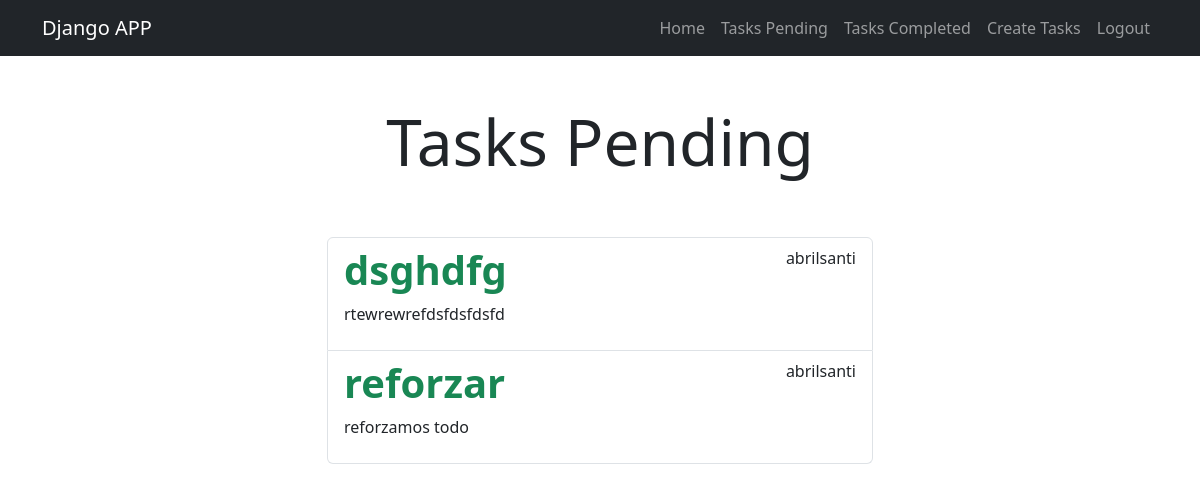
The app's page /tasks/ (signed in) with its own data.
### tasks/models.py (models this page shows, shortened)
class Task(models.Model):
    title = models.CharField(max_length=100)
    description = models.TextField(blank=True)
    created = models.DateTimeField(auto_now_add=True)
    datecompleted = models.DateTimeField(null=True, blank=True)
    important = models.BooleanField(default=False)
    user = models.ForeignKey(User, on_delete=models.CASCADE)

### tasks/views.py (the view)
# urls.py: path("tasks/", views.tasks, name='tasks'),
@login_required
def tasks (request):
    tasks = Task.objects.filter(user=request.user, datecompleted__isnull=True)
    return render(request, 'tasks.html', {'tasks': tasks})

### tasks/templates/tasks.html (shortened to what this page needs)
{% extends 'base.html' %}
{% block content %}
<main class="container">
    <div class="row">
        <div class="col-md-6 offset-md-3">
            <h1 class="text-center display-3 py-5">Tasks Pending</h1>
            <ul class="list-group">
                {% for task in tasks %}
                <a class="list-group-item" href="{% url 'task_detail' task.id %}">
                    <header class="d-flex justify-content-between">
                        {% if task.important %}
                        <h1 class="fw-bold text-success">{{task.title}}</h1>
                        <p>{{task.user.username}}</p>
                        {% else %}
                        <h1 class="fw-bold">{{task.title}}</h1>
                        {% endif %}
                    </header>
                    <p>{{task.description}}</p>
                </a>
                {% endfor %}
            </ul>
        </div>
    </div>
</main>
{% endblock %}

### records on screen
Task: title "dsghdfg", user.username "abrilsanti", description "rtewrewrefdsfdsfdsfd"
Task: title "reforzar", user.username "abrilsanti", description "reforzamos todo"
